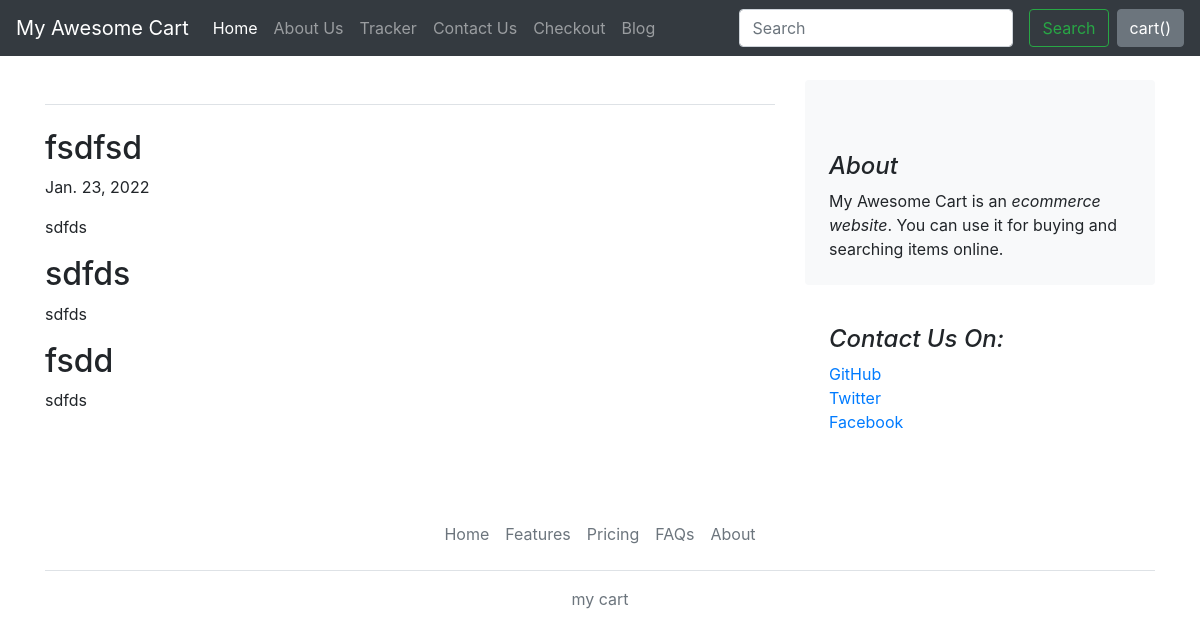
Page /blog/blogpost/7 on the committed database.
### blog/models.py (models this page shows)
class Blogpost(models.Model):
    post_id = models.AutoField(primary_key= True)
    tilte = models.CharField(max_length=50)
    head0 = models.CharField(max_length=500, default="")
    chead0 = models.CharField(max_length=5000, default="")
    head1 = models.CharField(max_length=500, default="")
    chead1 = models.CharField(max_length=5000, default="")
    head2 = models.CharField(max_length=500, default="")
    chead2 = models.CharField(max_length=5000, default="")
    pub_date = models.DateField()
    thumbnail = models.ImageField(upload_to='shop/images', default="")
    def __str__(self):
        return self.tilte

### blog/views.py (the view)
# urls.py: path("blogpost/<int:id>", views.blogpost, name = "blogpost")
def blogpost(request, id):
    post = Blogpost.objects.filter(post_id =id)[0]
    print(post)
    return render(request, "blog/blogpost.html", {"post": post})

### blog/templates/blog/blogpost.html (shortened to what this page needs)
{%extends 'blog/base.html'%}
{%block body%}
<div class="container">
    <div class="row mt-4">
        <div class="col-md-8 blog-main">
            <h3 class="pb-4 mb-4 font-italic border-bottom">
            </h3>
            <div class="blog-post">
                <h2 class="blog-post-title">{{ post.head0 }}</h2>
                <p class="blog-post-meta">{{ post.pub_date }} <a href="#"></a></p>
                <p>{{ post.chead0 }}</p>
                <h2>{{ post.head1 }}</h2>
                <p> {{ post.chead1 }}</p>
                <h2>{{ post.head2 }}</h2>
                <p>{{ post.chead2 }}</p>
            </div>
        </div>
        <aside class="col-md-4 blog-sidebar">
            <div class="p-4 mb-3 bg-light rounded">
<br>
                <br>
                <h4 class="font-italic">About</h4>
                <p class="mb-0">My Awesome Cart is an <em>ecommerce website</em>. You can use it for buying and searching items online. </p>
            </div>
            <div class="p-4">
                <h4 class="font-italic">Contact Us On: </h4>
                <ol class="list-unstyled">
                    <li><a href="#">GitHub</a></li>
                    <li><a href="#">Twitter</a></li>
                    <li><a href="#">Facebook</a></li>
                </ol>
            </div>
        </aside>
    </div>
</div>
{%endblock%}

### rows in the picture
Blogpost: head0 "fsdfsd", pub_date "Jan. 23, 2022", chead0 "sdfds", head1 "sdfds", chead1 "sdfds", head2 "fsdd", chead2 "sdfds"
